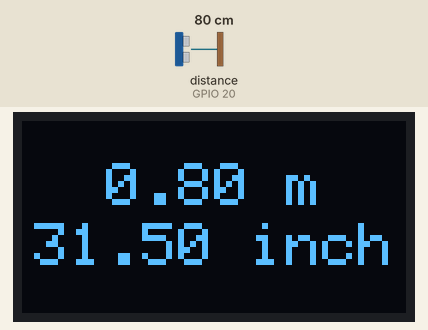
Bench run of a sketch on a simulated ESP32. Parts: 128×64 one-colour display. The test bench sets the inputs (shaded band); at power-on: distance to the obstacle (sensor on GPIO 20) 80 cm. The echo pulse lasts 58.3 µs per cm.

Above: at 1.2 s.
1.3 s: distance to the obstacle (sensor on GPIO 20) set to 2 cm
At 3.1 s:
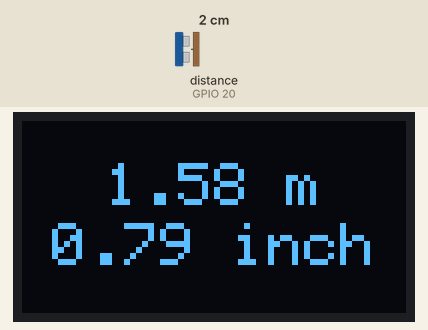
3.6 s: distance to the obstacle (sensor on GPIO 20) set to 4 cm
At 5.3 s:
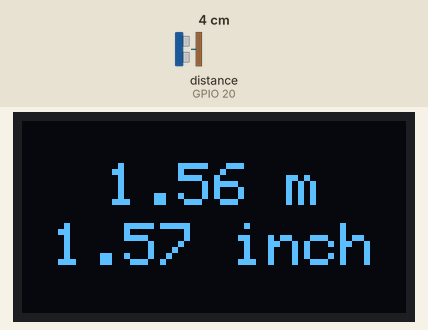
5.6 s: distance to the obstacle (sensor on GPIO 20) set to 9 cm
At 7.7 s:
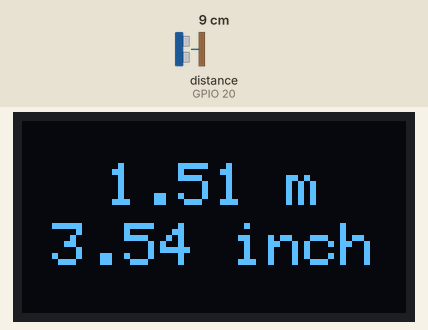
Timing chart, 0 to 9.2 s (numbered marks = the images above; inputs shaded):
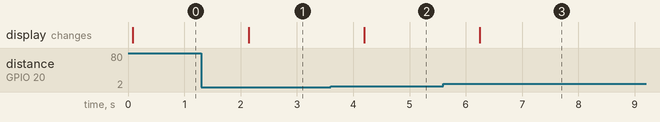

Measured:
- after the input at 1.3 s, the display: changes after 0.84 s (image 1)
- after the input at 3.6 s, the display: changes after 0.60 s (image 2)
- after the input at 5.6 s, the display: changes after 0.65 s (image 3)

The sketch:

height_messure.ino
```cpp
#include <Wire.h>
#include <Adafruit_GFX.h>
#include <Adafruit_SSD1306.h>
#include <HCSR04.h>

// Set custom I2C pins (SDA = GPIO 8, SCL = GPIO 9)
#define SDA_PIN 8
#define SCL_PIN 9

#define SCREEN_WIDTH 128 // OLED display width, in pixels
#define SCREEN_HEIGHT 64 // OLED display height, in pixels

// Set up the OLED display
Adafruit_SSD1306 display(SCREEN_WIDTH, SCREEN_HEIGHT, &Wire);

// Define ultrasonic sensor pins
#define TRIGGER_PIN 12
#define ECHO_PIN 20

// Distance variables
double distance_cm, distance_inch, distance;
const double CM_TO_INCH = 0.393701;

// Initialize ultrasonic sensor
UltraSonicDistanceSensor distanceSensor(TRIGGER_PIN, ECHO_PIN);

void setup() {
  // Initialize I2C with custom pins
  Wire.begin(SDA_PIN, SCL_PIN);

  Serial.begin(9600); // Initialize serial communication
  if (!display.begin(SSD1306_SWITCHCAPVCC, 0x3C)) { // Initialize with the I2C address 0x3C
    Serial.println(F("SSD1306 allocation failed"));
    for (;;); // Don't proceed, loop forever
  }

  display.clearDisplay();
  display.setTextSize(2); // Set initial text size
  display.setTextColor(SSD1306_WHITE); // Draw white text
  display.display();
}

void loop() {
  // Measure distance in cm
  distance_cm = distanceSensor.measureDistanceCm();
  distance = (160 - distance_cm)/100;
  distance_inch = distance_cm * CM_TO_INCH;

  // Clear the display buffer
  display.clearDisplay();

  if (distance_cm == -1.0) {
    Serial.println("No distance detected");
    display.setTextSize(1); // Smaller text for error message
    display.setCursor((SCREEN_WIDTH - 84) / 2, SCREEN_HEIGHT / 2 - 4); // Approximate center for error
    display.println("No distance detected");
  } else {
    // Prepare the distance strings
    String distanceCmStr = String(distance) + " m";
    String distanceInchStr = String(distance_inch) + " inch";

    // Calculate the width of the text strings to center them
    int16_t x1, y1;
    uint16_t width1, height1, width2, height2;
    display.setTextSize(2); // Set larger text size for distances
    display.getTextBounds(distanceCmStr.c_str(), 0, 0, &x1, &y1, &width1, &height1);
    display.getTextBounds(distanceInchStr.c_str(), 0, 0, &x1, &y1, &width2, &height2);

    // Center the text on the display
    int16_t xPos1 = (SCREEN_WIDTH - width1) / 2;
    int16_t xPos2 = (SCREEN_WIDTH - width2) / 2;
    int16_t yPos1 = (SCREEN_HEIGHT / 2) - (height1 + 2); // Center vertically for cm
    int16_t yPos2 = (SCREEN_HEIGHT / 2) + 2; // Center vertically below cm for inch

    display.setCursor(xPos1, yPos1);
    display.println(distanceCmStr);
    display.setCursor(xPos2, yPos2);
    display.println(distanceInchStr);
  }

  // Update the display with the new content
  display.display();
  delay(1000);
}
```
